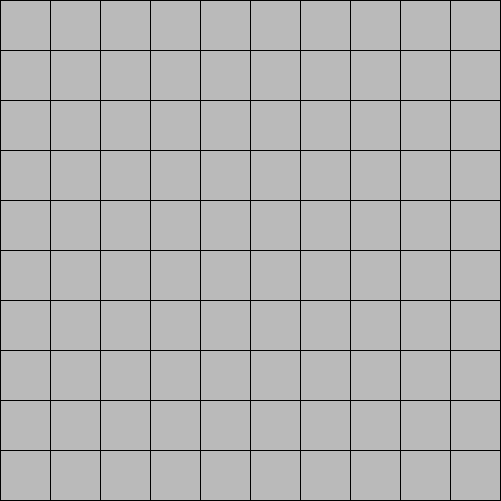
Frame 1 (no input)
Frame 60 (the mouse pressed at the canvas centre just before this capture): identical to frame 1, image omitted
Frame 120 (the mouse held since frame 60 and released just before this capture): identical to frame 1, image omitted

The Processing sketch that drew this single still picture (run headless with seeded random() and noise(); from frame 60 on, the mouse is pressed at the canvas centre):

// Processing sketch: MineSweeper
// ── MineSweeper.pde
Grid g = new Grid(10, 10);
Boolean won = false;
Boolean lose = false;

void setup() {
 size(501, 501);
 background(0);
 g.intersperseMines(11);
 textSize(30);
} 

void draw() {
 background(0);
 if(!won && !lose) {
 g.render();
 }
 else if(won) {
   textSize(50);
   text("You Won!", width / 2 - 100, height / 2);
   textSize(20);
   fill(0, 255, 0);
   text(str(millis() / 1000) + " seconds", width / 2 - 50, height / 2 + 100);
   noLoop();
 }
 else if (lose) {
   textSize(50);
   text("You Lost!", width / 2 - 110, height / 2);
   noLoop();
 }
}

void mousePressed() {
 if(mouseButton == LEFT) {
   if(g.cells[floor(mouseX / (width / g.cells[0].length))][floor(mouseY / (height / g.cells[1].length))].type == 0) {
     fillEmpty(g.cells, floor(mouseX / (width / g.cells[0].length)), floor(mouseY / (height / g.cells[1].length)));
   }
   else {
     g.reveal(floor(mouseX / (width / g.cells[0].length)), floor(mouseY / (height / g.cells[1].length)));
   }
 }
 else if (mouseButton == RIGHT) {
   g.toggleFlag(floor(mouseX / (width / g.cells[0].length)), floor(mouseY / (height / g.cells[1].length)));
 }
}

// ── Cell.pde
class Cell {
  int x;
  int y;
  Boolean revealed = false;
  Boolean flagged = false;
  int type; // 0 empty, 1-8 mines surrounding, 9 mine on
  
  void toggleFlag() {
   flagged = !flagged; 
  }
  Cell(int x, int y) {
   this.x = x;
   this.y = y;
  }
  Cell() {}
}

// ── Grid.pde
class Grid {
  Cell[][] cells;
  int minec;
  
  void reveal(int x, int y) {
    if(cells[x][y].type == 9) {
     //lose message
     lose();
    }
    else {
     cells[x][y].revealed = true; 
    }
    int revealCount = 0;
    for(int i = 0; i < cells[0].length; i++) {
     for(int j = 0; j < cells[1].length; j++) {
      if(cells[i][j].revealed) {
        revealCount++;
      }
     }
    }
    if(revealCount == (((cells[0].length) * (cells[1].length)) - minec)) {
     win();
    }
  }
  void toggleFlag(int x, int y) {
   cells[x][y].flagged = !cells[x][y].flagged;
  }
  void render() {
   for(int i = 0; i < cells[0].length; i++) {
    for(int j = 0; j < cells[1].length; j++) {
      if(cells[i][j].flagged) {
        stroke(0);
        fill(80, 80, 200);
        rect(i * (width / cells[0].length) + 2, j * (width / cells[1].length) + 2, (width / cells[0].length) - 4, (width / cells[1].length) - 4);
      }
      else if(!cells[i][j].revealed) {
        stroke(0);
        fill(186);
        rect(i * (width / cells[0].length), j * (width / cells[1].length), (width / cells[0].length), (width / cells[1].length));
      }
      else {
      switch(cells[i][j].type) {
       case 0: 
         stroke(0);
         fill(128);
         rect(i * (width / cells[0].length), j * (width / cells[1].length), (width / cells[0].length), (width / cells[1].length));
         break;
       case 9:
         stroke(0);
         fill(200, 80, 80);
         rect(i * (width / cells[0].length) + 2, j * (width / cells[1].length) + 2, (width / cells[0].length) - 4, (width / cells[1].length) - 4);
         break;
       default:
         stroke(0);
         fill(128);
         rect(i * (width / cells[0].length), j * (width / cells[1].length), (width / cells[0].length), (width / cells[1].length));
         fill(255);
         text(str(cells[i][j].type), i * (width / cells[0].length) + (width / cells[0].length) / 2 - 9, (j + 1) * (width / cells[1].length) - (width / cells[0].length) / 2 + 10);
       }
      }
    }
   }
  }
  void intersperseMines(int mineCount) {// mineCount < gridWidth * gridHeight
    minec = mineCount;
    int minesPlaced = 0;
    while(minesPlaced < mineCount) {
      int rand1 = int(random(0, cells[0].length));
      int rand2 = int(random(0, cells[1].length));
      if(cells[rand1][rand2].type != 9) {
        cells[rand1][rand2].type = 9;
         minesPlaced++;
      }
    }
    placeNumbers();
  }
  void placeNumbers() { // called after mine interspersal
    for(int i = 0; i < cells[0].length; i++) {
     for(int j = 0; j < cells[1].length; j++) {
       if(cells[i][j].type != 9) {
       int mineCount = 0;
       for(int k = -1; k < 2; k++) {
         for(int l = -1; l < 2; l++) {
           try{
           if(((i + k != 0) || (j + l != 0)) && cells[i + k][j + l].type == 9) {
              mineCount++; 
           }
           }
           catch (IndexOutOfBoundsException e){
             
           }
         }
       }
       cells[i][j].type = mineCount;
     }
     }
    }
  }
  Grid(int gridWidth, int gridHeight) {
   cells = new Cell[gridWidth][gridHeight];
   for(int i = 0; i < cells[0].length; i++) {
     for(int j = 0; j < cells[1].length; j++) {
       cells[i][j] = new Cell(i, j);
     }
   }
  }
  Grid() {}
}

// ── emptyFilling.pde
class searchArrow {
  int x;
  int y;
  Boolean alive = true;
  int dir; // 0-3, 0 right 1 down 2 left 3 up 4 all
  
  searchArrow(int x, int y, int dir) {
   this.x = x;
   this.y = y;
   this.dir = dir;
  }
  searchArrow() {}
}

searchArrow[] resizeSearch(searchArrow[] arrows, Boolean expand, int newLength) {
 searchArrow[] newA = new searchArrow[newLength];
 if(expand) {
  for(int i = 0; i < arrows.length; i++) {
   newA[i] = arrows[i]; 
  }
 }
 else {
  for(int i = 0; i < newLength; i++) {
   newA[i] = arrows[i]; 
  }
 }
 return newA;
}

Boolean checkEmpty(int x, int y, Cell[][] c, searchArrow[] arrows) {
  for(int i = 0; i < arrows.length; i++) {
   if(arrows[i].x == x && arrows[i].y == y) {
    return false; 
   }
  }
 try {
  if(c[x][y].type == 0) { return true; }
  else { return false; }
 }
 catch (IndexOutOfBoundsException e) { return false; }
}

void fillEmpty(Cell[][] c, int x, int y) { // where x, y empty cell currently being revealed
 int prevFilledIn = 0;
 int curFilledIn = 1;
 searchArrow[] arrows = new searchArrow[1];
 arrows[0] = new searchArrow(x, y, 4);
 while(prevFilledIn < curFilledIn) {
   prevFilledIn = curFilledIn;
   int searchLength = arrows.length;
   for(int i = 0; i < searchLength; i++) {
     if(arrows[i].alive) {
       arrows[i].alive = false;
          if(checkEmpty(arrows[i].x + 1, arrows[i].y, c, arrows)) {
            arrows = resizeSearch(arrows, true, arrows.length + 1);
            arrows[arrows.length - 1] = new searchArrow(arrows[i].x + 1, arrows[i].y, 3);
            curFilledIn++;
          }
          if(checkEmpty(arrows[i].x, arrows[i].y - 1, c, arrows)) {
            arrows = resizeSearch(arrows, true, arrows.length + 1);
            arrows[arrows.length - 1] = new searchArrow(arrows[i].x, arrows[i].y - 1, 2);
            curFilledIn++;
          }
          if(checkEmpty(arrows[i].x - 1, arrows[i].y, c, arrows)) {
            arrows = resizeSearch(arrows, true, arrows.length + 1);
            arrows[arrows.length - 1] = new searchArrow(arrows[i].x - 1, arrows[i].y, 1);
            curFilledIn++;
          }
          if(checkEmpty(arrows[i].x, arrows[i].y + 1, c, arrows)) {
            arrows = resizeSearch(arrows, true, arrows.length + 1);
            arrows[arrows.length - 1] = new searchArrow(arrows[i].x, arrows[i].y + 1, 0);
            curFilledIn++;
          }
     }
   }
 }//endwhile
 for(int i = 0; i < arrows.length; i++) {
  for(int j = -1; j < 2; j++) {
    for(int k = -1; k < 2; k++) {
     try {
       if(c[arrows[i].x + j][arrows[i].y + k].type > 0) {
         g.reveal(arrows[i].x + j, arrows[i].y + k);
       }
     }
     catch (IndexOutOfBoundsException e) {
       
     }
    }
  }
 }
 for(int i = 0; i < arrows.length; i++) {
  g.reveal(arrows[i].x, arrows[i].y); 
 }
 
}

// ── ending.pde
void win() {
  won = true;
}
void lose() {
 lose = true;
}
